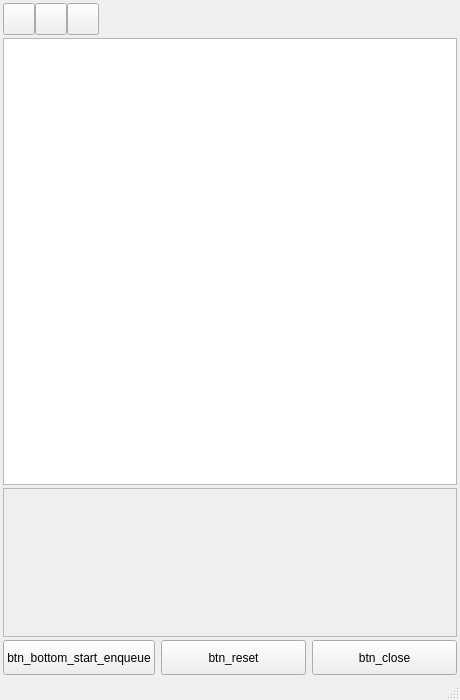
<?xml version="1.0" encoding="UTF-8"?>
<ui version="4.0">
 <class>ToolEnqueueClass</class>
 <widget class="QMainWindow" name="ToolEnqueueClass">
  <property name="geometry">
   <rect>
    <x>0</x>
    <y>0</y>
    <width>460</width>
    <height>700</height>
   </rect>
  </property>
  <property name="minimumSize">
   <size>
    <width>460</width>
    <height>700</height>
   </size>
  </property>
  <property name="windowTitle">
   <string>ToolEnqueue</string>
  </property>
  <widget class="QWidget" name="centralWidget">
   <layout class="QVBoxLayout" name="verticalLayout" stretch="0,3,1,0">
    <property name="spacing">
     <number>3</number>
    </property>
    <property name="leftMargin">
     <number>3</number>
    </property>
    <property name="topMargin">
     <number>3</number>
    </property>
    <property name="rightMargin">
     <number>3</number>
    </property>
    <property name="bottomMargin">
     <number>3</number>
    </property>
    <item>
     <layout class="QHBoxLayout" name="button_top_bar">
      <property name="spacing">
       <number>0</number>
      </property>
      <item>
       <widget class="QPushButton" name="btn_add_pgr">
        <property name="minimumSize">
         <size>
          <width>32</width>
          <height>32</height>
         </size>
        </property>
        <property name="maximumSize">
         <size>
          <width>32</width>
          <height>32</height>
         </size>
        </property>
        <property name="toolTip">
         <string>tt_add_files</string>
        </property>
        <property name="text">
         <string/>
        </property>
        <property name="icon">
         <iconset resource="CncTools.qrc">
          <normaloff>:/CncTools/assets/addfile64.png</normaloff>:/CncTools/assets/addfile64.png</iconset>
        </property>
        <property name="iconSize">
         <size>
          <width>32</width>
          <height>32</height>
         </size>
        </property>
       </widget>
      </item>
      <item>
       <widget class="QPushButton" name="btn_remove_sel">
        <property name="minimumSize">
         <size>
          <width>32</width>
          <height>32</height>
         </size>
        </property>
        <property name="maximumSize">
         <size>
          <width>32</width>
          <height>32</height>
         </size>
        </property>
        <property name="toolTip">
         <string>tt_remove_sel_files</string>
        </property>
        <property name="text">
         <string/>
        </property>
        <property name="icon">
         <iconset resource="CncTools.qrc">
          <normaloff>:/CncTools/assets/delete100.png</normaloff>:/CncTools/assets/delete100.png</iconset>
        </property>
        <property name="iconSize">
         <size>
          <width>32</width>
          <height>32</height>
         </size>
        </property>
       </widget>
      </item>
      <item>
       <widget class="QPushButton" name="btn_start_enqueue">
        <property name="minimumSize">
         <size>
          <width>32</width>
          <height>32</height>
         </size>
        </property>
        <property name="maximumSize">
         <size>
          <width>32</width>
          <height>32</height>
         </size>
        </property>
        <property name="toolTip">
         <string>tt_enqueue_files</string>
        </property>
        <property name="text">
         <string/>
        </property>
        <property name="icon">
         <iconset resource="CncTools.qrc">
          <normaloff>:/CncTools/assets/play100.png</normaloff>:/CncTools/assets/play100.png</iconset>
        </property>
        <property name="iconSize">
         <size>
          <width>32</width>
          <height>32</height>
         </size>
        </property>
       </widget>
      </item>
      <item>
       <spacer name="horizontalSpacer">
        <property name="orientation">
         <enum>Qt::Horizontal</enum>
        </property>
        <property name="sizeHint" stdset="0">
         <size>
          <width>40</width>
          <height>20</height>
         </size>
        </property>
       </spacer>
      </item>
     </layout>
    </item>
    <item>
     <widget class="QListWidget" name="enqueuedFiles">
      <property name="dragEnabled">
       <bool>true</bool>
      </property>
      <property name="dragDropMode">
       <enum>QAbstractItemView::InternalMove</enum>
      </property>
      <property name="defaultDropAction">
       <enum>Qt::MoveAction</enum>
      </property>
     </widget>
    </item>
    <item>
     <widget class="QPlainTextEdit" name="logArea">
      <property name="enabled">
       <bool>false</bool>
      </property>
      <property name="acceptDrops">
       <bool>false</bool>
      </property>
      <property name="readOnly">
       <bool>true</bool>
      </property>
     </widget>
    </item>
    <item>
     <layout class="QHBoxLayout" name="horizontalLayout">
      <item>
       <widget class="QPushButton" name="btn_bottom_start_enqueue">
        <property name="minimumSize">
         <size>
          <width>0</width>
          <height>35</height>
         </size>
        </property>
        <property name="text">
         <string>btn_bottom_start_enqueue</string>
        </property>
       </widget>
      </item>
      <item>
       <widget class="QPushButton" name="btn_reset">
        <property name="minimumSize">
         <size>
          <width>0</width>
          <height>35</height>
         </size>
        </property>
        <property name="text">
         <string>btn_reset</string>
        </property>
       </widget>
      </item>
      <item>
       <widget class="QPushButton" name="btn_close">
        <property name="minimumSize">
         <size>
          <width>0</width>
          <height>35</height>
         </size>
        </property>
        <property name="text">
         <string>btn_close</string>
        </property>
       </widget>
      </item>
     </layout>
    </item>
   </layout>
  </widget>
  <widget class="QMenuBar" name="menuBar">
   <property name="geometry">
    <rect>
     <x>0</x>
     <y>0</y>
     <width>460</width>
     <height>22</height>
    </rect>
   </property>
  </widget>
  <widget class="QStatusBar" name="statusBar"/>
  <action name="actionAdd">
   <property name="icon">
    <iconset>
     <normaloff>assets/icon-add.png</normaloff>assets/icon-add.png</iconset>
   </property>
   <property name="text">
    <string>btn_add_files</string>
   </property>
   <property name="iconText">
    <string>icon_add_files</string>
   </property>
   <property name="toolTip">
    <string>tt_add_files</string>
   </property>
  </action>
  <action name="actionRemove">
   <property name="icon">
    <iconset>
     <normaloff>assets/icon-remove.png</normaloff>assets/icon-remove.png</iconset>
   </property>
   <property name="text">
    <string>btn_remove_files</string>
   </property>
   <property name="iconText">
    <string>icon_remove_files</string>
   </property>
   <property name="toolTip">
    <string>tt_remove_sel_files</string>
   </property>
  </action>
  <action name="actionEnqueue">
   <property name="icon">
    <iconset>
     <normaloff>assets/icon-play.png</normaloff>assets/icon-play.png</iconset>
   </property>
   <property name="text">
    <string>btn_enqueue</string>
   </property>
   <property name="iconText">
    <string>icon_enqueue</string>
   </property>
   <property name="toolTip">
    <string>tt_enqueue_files</string>
   </property>
  </action>
 </widget>
 <layoutdefault spacing="6" margin="11"/>
 <resources>
  <include location="CncTools.qrc"/>
 </resources>
 <connections/>
</ui>
